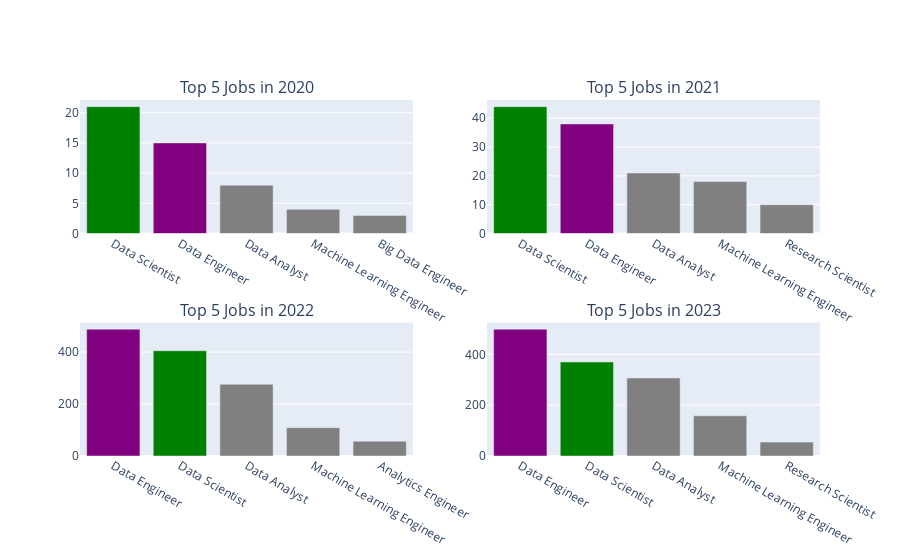

Notebook code cell kept with this figure:
### Code cell
tj2020 = top_jobs_per_year[top_jobs_per_year['work_year'] == '2020']
tj2021 = top_jobs_per_year[top_jobs_per_year['work_year'] == '2021']
tj2022 = top_jobs_per_year[top_jobs_per_year['work_year'] == '2022']
tj2023 = top_jobs_per_year[top_jobs_per_year['work_year'] == '2023']


fig = make_subplots(rows=2, cols=2,
                    subplot_titles=('Top 5 Jobs in 2020', 
                                    'Top 5 Jobs in 2021',
                                    'Top 5 Jobs in 2022',
                                    'Top 5 Jobs in 2023'),
                    )


fig.add_trace(go.Bar(
    x=tj2020['job_title'],
    y=tj2020['count'],
    orientation='v',
    marker=dict(color=['green', 'purple', 'gray','gray','gray'])),
    row=1, col=1,
    
)

fig.add_trace(go.Bar(
    x=tj2021['job_title'],
    y=tj2021['count'],
    orientation='v',
    marker=dict(color=['green', 'purple', 'gray','gray','gray'])),
    row=1, col=2
)

fig.add_trace(go.Bar(
    x=tj2022['job_title'],
    y=tj2022['count'],
    orientation='v',
    marker=dict(color=['purple', 'green', 'gray','gray','gray'])),
    row=2, col=1
)

fig.add_trace(go.Bar(
    x=tj2023['job_title'],
    y=tj2023['count'],
    orientation='v',
    marker=dict(color=['purple', 'green', 'gray','gray','gray'])),
    row=2, col=2,
)

fig.update_layout(showlegend=False)

### Figure 1 — Plotly figure (JSON) as saved in the notebook; plotly's stock layout.template omitted (floating-point values rounded to 4 significant figures)
{"data": [{"marker": {"color": ["green", "purple", "gray", "gray", "gray"]}, "orientation": "v", "type": "bar", "x": ["Data Scientist", "Data Engineer", "Data Analyst", "Machine Learning Engineer", "Big Data Engineer"], "xaxis": "x", "y": [21, 15, 8, 4, 3], "yaxis": "y"}, {"marker": {"color": ["green", "purple", "gray", "gray", "gray"]}, "orientation": "v", "type": "bar", "x": ["Data Scientist", "Data Engineer", "Data Analyst", "Machine Learning Engineer", "Research Scientist"], "xaxis": "x2", "y": [44, 38, 21, 18, 10], "yaxis": "y2"}, {"marker": {"color": ["purple", "green", "gray", "gray", "gray"]}, "orientation": "v", "type": "bar", "x": ["Data Engineer", "Data Scientist", "Data Analyst", "Machine Learning Engineer", "Analytics Engineer"], "xaxis": "x3", "y": [488, 405, 276, 109, 57], "yaxis": "y3"}, {"marker": {"color": ["purple", "green", "gray", "gray", "gray"]}, "orientation": "v", "type": "bar", "x": ["Data Engineer", "Data Scientist", "Data Analyst", "Machine Learning Engineer", "Research Scientist"], "xaxis": "x4", "y": [499, 370, 307, 158, 55], "yaxis": "y4"}], "layout": {"annotations": [{"font": {"size": 16}, "showarrow": false, "text": "Top 5 Jobs in 2020", "x": 0.225, "xanchor": "center", "xref": "paper", "y": 1, "yanchor": "bottom", "yref": "paper"}, {"font": {"size": 16}, "showarrow": false, "text": "Top 5 Jobs in 2021", "x": 0.775, "xanchor": "center", "xref": "paper", "y": 1, "yanchor": "bottom", "yref": "paper"}, {"font": {"size": 16}, "showarrow": false, "text": "Top 5 Jobs in 2022", "x": 0.225, "xanchor": "center", "xref": "paper", "y": 0.375, "yanchor": "bottom", "yref": "paper"}, {"font": {"size": 16}, "showarrow": false, "text": "Top 5 Jobs in 2023", "x": 0.775, "xanchor": "center", "xref": "paper", "y": 0.375, "yanchor": "bottom", "yref": "paper"}], "showlegend": false, "xaxis": {"anchor": "y", "domain": [0, 0.45]}, "xaxis2": {"anchor": "y2", "domain": [0.55, 1]}, "xaxis3": {"anchor": "y3", "domain": [0, 0.45]}, "xaxis4": {"anchor": "y4", "domain": [0.55, 1]}, "yaxis": {"anchor": "x", "domain": [0.625, 1]}, "yaxis2": {"anchor": "x2", "domain": [0.625, 1]}, "yaxis3": {"anchor": "x3", "domain": [0, 0.375]}, "yaxis4": {"anchor": "x4", "domain": [0, 0.375]}}}
